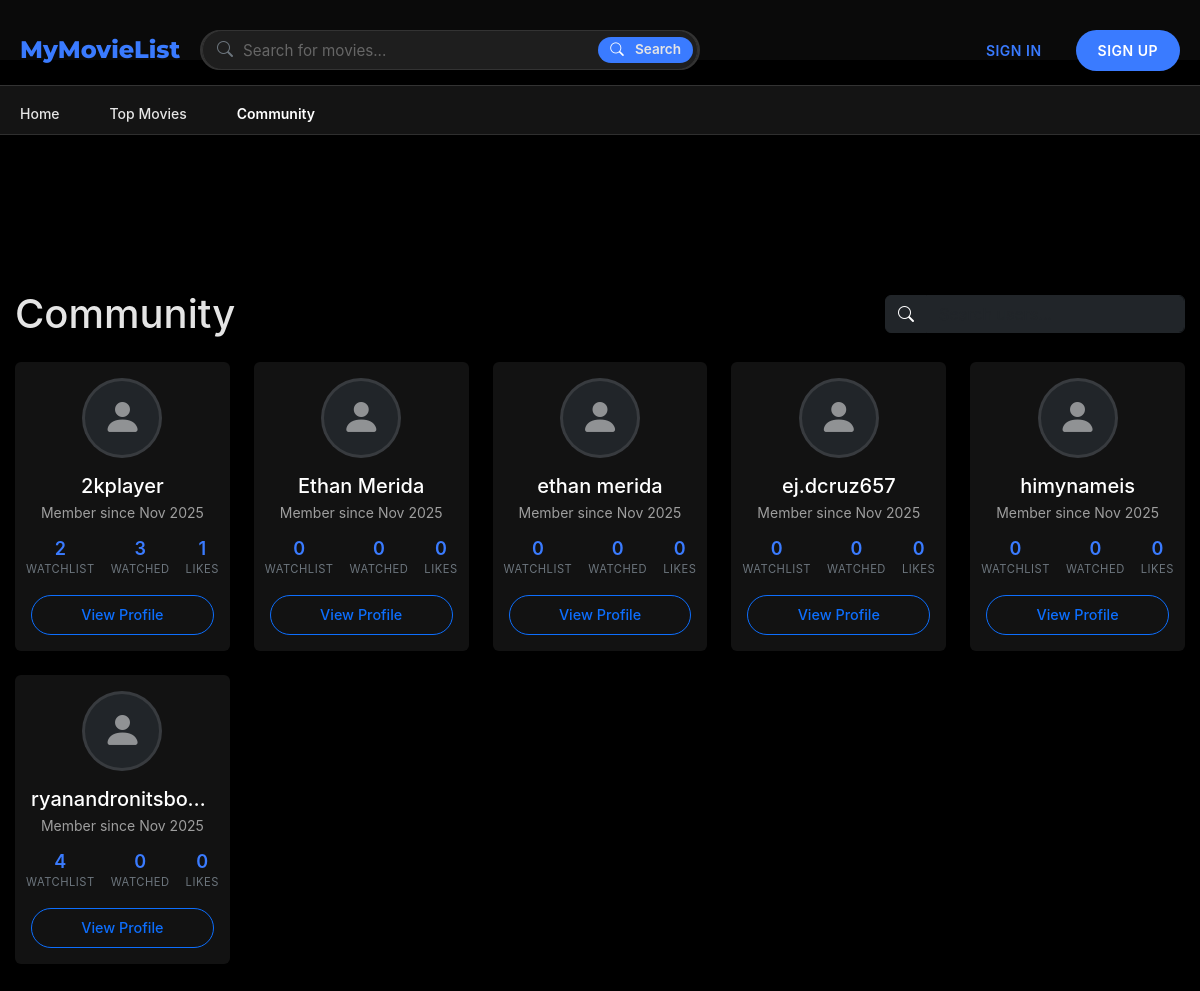
The app's page /community with its own data.
### board/models.py (models this page shows, shortened)
class User(UserMixin, db.Model):
    __tablename__ = 'users'
    id = db.Column(db.Integer, primary_key=True)
    username = db.Column(db.String(64), unique=True, nullable=False)
    email = db.Column(db.String(120), unique=True, nullable=False)
    password_hash = db.Column(db.String(128))
    created_at = db.Column(db.DateTime, default=datetime.utcnow)
    last_login = db.Column(db.DateTime)
    is_active = db.Column(db.Boolean, default=True)
    watchlist = db.relationship(
        'Movie',
        secondary=watchlist,
        lazy='dynamic',
        backref=db.backref('watchers', lazy='dynamic')
    )
    favorite_movies = db.relationship(
        'Movie',
        secondary=favorites,
        lazy='dynamic',
        backref=db.backref('favorited_by', lazy='dynamic')
    )
    watched_movies = db.relationship(
        'Movie',
        secondary=watched,
        lazy='dynamic',
        backref=db.backref('watched_by', lazy='dynamic')
    )

### board/pages.py (the view)
@bp.route('/community')
def community():
    users = User.query.filter_by(is_active=True)\
                    .order_by(User.last_login.desc())\
                    .limit(50).all()  # Limit to 50 most recent users
    for user in users:
        user.stats = {
            'watchlist_count': user.watchlist.count(),
            'watched_count': user.watched_movies.count(),
            'favorites_count': user.favorite_movies.count()
        }
    return render_template('community.html', users=users)

### board/templates/community.html (shortened to what this page needs)
{% extends "base.html" %}
{% block content %}
<div class="container py-4">
    <div class="d-flex justify-content-between align-items-center mb-4">
        <h1 class="mb-0">Community</h1>
        <div class="d-flex align-items-center">
            <div class="input-group" style="max-width: 300px;">
                <span class="input-group-text bg-dark border-dark"><i class="bi bi-search text-white"></i></span>
                <input type="text" class="form-control bg-dark text-white border-dark" placeholder="Search users..." id="userSearch">
            </div>
        </div>
    </div>
    <div class="row row-cols-2 row-cols-md-3 row-cols-lg-4 row-cols-xl-5 g-4" id="userGrid">
        {% for user in users %}
        <div class="col">
            <div class="card h-100 border-0 shadow-sm hover-shadow transition-all">
                <div class="card-body text-center p-3">
                    <div class="mb-3">
                        <div class="mx-auto position-relative" style="width: 80px; height: 80px;">
                            <div class="avatar-placeholder rounded-circle w-100 h-100 d-flex align-items-center justify-content-center bg-dark">
                                <i class="bi bi-person-fill text-white-50" style="font-size: 2.5rem;"></i>
                            </div>
                        </div>
                    </div>
                    <h5 class="card-title mb-1 text-truncate" title="{{ user.username }}">
                        {{ user.username }}
                    </h5>
                    <p class="text-muted small mb-3">
                        Member since {{ user.created_at.strftime('%b %Y') }}
                    </p>
                    <div class="d-flex justify-content-center gap-3 text-center mb-3">
                        <div class="stat-item">
                            <div class="stat-value">{{ user.stats.watchlist_count }}</div>
                            <div class="stat-label">Watchlist</div>
                        </div>
                        <div class="stat-item">
                            <div class="stat-value">{{ user.stats.watched_count }}</div>
                            <div class="stat-label">Watched</div>
                        </div>
                        <div class="stat-item">
                            <div class="stat-value">{{ user.stats.favorites_count }}</div>
                            <div class="stat-label">Likes</div>
                        </div>
                    </div>
                    <a href="{{ url_for('pages.profile', user_id=user.id) }}"
                       class="btn btn-sm btn-outline-primary w-100">
                        View Profile
                    </a>
                </div>
            </div>
        </div>
        {% endfor %}
    </div>
</div>
{% endblock %}

### board/templates/base.html (shortened to what this page needs)
<!DOCTYPE html>
<html lang="en">
<head>
    <link href="https://cdn.jsdelivr.net/npm/bootstrap@5.3.0/dist/css/bootstrap.min.css" rel="stylesheet">
    <link rel="stylesheet" href="https://cdn.jsdelivr.net/npm/bootstrap-icons@1.10.0/font/bootstrap-icons.css">
    <link rel="stylesheet" href="{{ url_for('static', filename='styles.css') }}">
    <link rel="stylesheet" href="{{ url_for('static', filename='css/movie_transitions.css') }}">
</head>
<body class="{% if request.endpoint == 'pages.my_library' %}library-page{% endif %}">
    <header class="header">
        <div class="header-top d-none d-lg-flex">
            <h1>MyMovieList</h1>
            <div class="search-container">
                <form action="{{ url_for('pages.search') }}" method="GET" class="search-form" id="searchForm">
                    <div class="search-bar">
                        <input
                            type="text"
                            name="q"
                            id="searchInput"
                            value="{{ search_query if search_query is defined else '' }}"
                            placeholder="Search for movies..."
                            class="search-input"
                            aria-label="Search movies"
                            required
                        >
                        <button type="submit" class="search-button" aria-label="Search">
                            <i class="bi bi-search"></i>
                            <span>Search</span>
                        </button>
                    </div>
                </form>
            </div>
            <div class="auth-buttons">
                {% if current_user.is_authenticated %}
                    <div class="dropdown">
                        <button class="btn btn-outline-primary dropdown-toggle" type="button" id="userDropdown" data-bs-toggle="dropdown" data-bs-auto-close="true" aria-expanded="false">
                            <i class="bi bi-person-circle"></i> {{ current_user.username }}
                        </button>
                        <div class="dropdown-menu dropdown-menu-dark dropdown-menu-end" aria-labelledby="userDropdown">
                            <a class="dropdown-item" href="{{ url_for('pages.profile') }}"><i class="bi bi-person me-2"></i>Profile</a>
                            <div class="dropdown-divider"></div>
                            <a class="dropdown-item text-danger" href="{{ url_for('pages.signout') }}"><i class="bi bi-box-arrow-right me-2"></i>Sign Out</a>
                        </div>
                    </div>
                {% else %}
                    <a href="{{ url_for('pages.signin') }}" class="btn btn-outline">Sign In</a>
                    <a href="{{ url_for('pages.signup') }}" class="btn btn-primary">Sign Up</a>
                {% endif %}
            </div>
        </div>
        <nav class="main-nav d-none d-lg-block">
            <div class="nav-container">
                <ul class="nav-links">
                    <li class="{% if request.endpoint == 'pages.home' %}active{% endif %}">
                        <a href="{{ url_for('pages.home') }}">Home</a>
                    </li>
                    <li class="{% if request.endpoint == 'pages.top_movies' %}active{% endif %}">
                        <a href="{{ url_for('pages.top_movies') }}">Top Movies</a>
                    </li>
                    <li class="{% if request.endpoint == 'pages.community' %}active{% endif %}">
                        <a href="{{ url_for('pages.community') }}">Community</a>
                    </li>
                </ul>
            </div>
        </nav>
    </header>
    <main class="main-content">
        {% block content %}{% endblock %}
    </main>
</body>
</html>

### board/templates/community.html (style rules this page uses)
.hover-shadow { transition: transform 0.2s ease, box-shadow 0.2s ease; }
.stat-value { font-weight: 600; line-height: 1; color: var(--accent-color); }
.stat-label { font-size: 0.7rem; color: #6c757d; text-transform: uppercase; letter-spacing: 0.5px; }
.avatar-placeholder { overflow: hidden; border: 3px solid rgba(255, 255, 255, 0.1); }

### board/templates/base.html (style rules this page uses)
.header { transition: all 0.3s ease; }

### records on screen
User: username "2kplayer", created_at "Nov 2025", stats.watchlist_count "2", stats.watched_count "3", stats.favorites_count "1"
User: username "Ethan Merida", created_at "Nov 2025", stats.watchlist_count "0", stats.watched_count "0", stats.favorites_count "0"
User: username "ethan merida", created_at "Nov 2025", stats.watchlist_count "0", stats.watched_count "0", stats.favorites_count "0"
User: username "ej.dcruz657", created_at "Nov 2025", stats.watchlist_count "0", stats.watched_count "0", stats.favorites_count "0"
User: username "himynameis", created_at "Nov 2025", stats.watchlist_count "0", stats.watched_count "0", stats.favorites_count "0"
User: username "ryanandronitsbo…", created_at "Nov 2025", stats.watchlist_count "4", stats.watched_count "0", stats.favorites_count "0"
